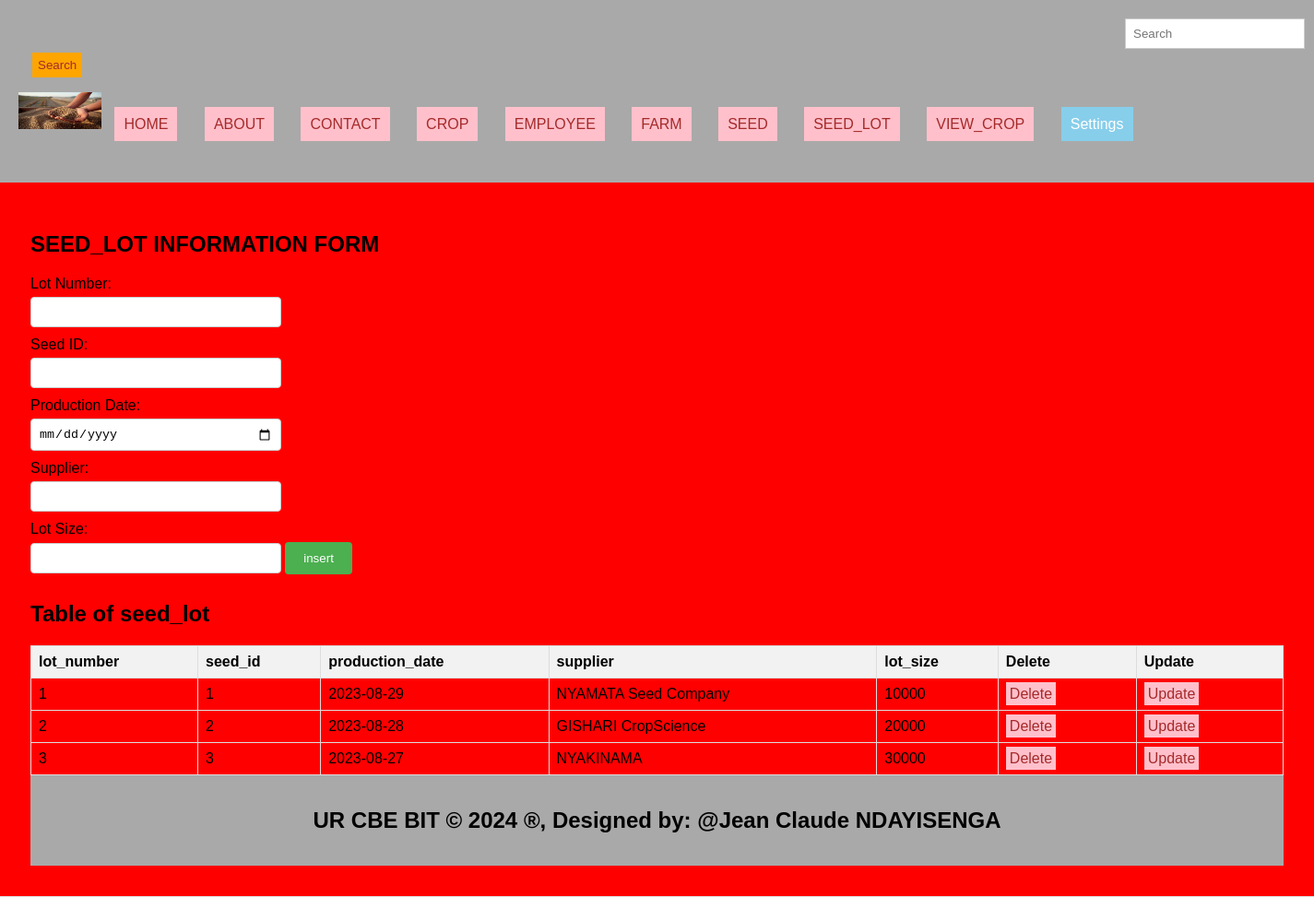
The app's page /SEED_LOT.php with its own data.
### tables this page shows
CREATE TABLE `seed_lot` (
  `lot_number` int(11) NOT NULL,
  `seed_id` int(11) NOT NULL,
  `production_date` date NOT NULL,
  `supplier` varchar(255) NOT NULL,
  `lot_size` int(11) NOT NULL
);

### SEED_LOT.php (the view, shortened to what this page needs)
<!DOCTYPE html>
<html>
<head>
</head>
<body>
</body>
</html>
<!DOCTYPE html>
<html lang="en">
<head>
  <link rel="stylesheet" type="text/css" href="style.css" title="style 1" media="screen, tv, projection, handheld, print"/>
  </head>
<header>
<body bgcolor="darkcyan">
  <form class="d-flex" role="search" action="search.php">
      <input class="form-control me-2" type="search" placeholder="Search" aria-label="Search">
      <button class="btn btn-outline-success" type="submit">Search</button>
    </form>
  <ul style="list-style-type: none; padding: 0;">
    <li style="display: inline; margin-right: 10px;">
    <img src="./IMAGES/RRR.jpg" width="90" height="40" alt="Logo">
  </li>
    <li style="display: inline; margin-right: 10px;"><a href="./home.html">HOME</a>
  </li>
    <li style="display: inline; margin-right: 10px;"><a href="./about.html">ABOUT</a>
  </li>
    <li style="display: inline; margin-right: 10px;"><a href="./contact.html">CONTACT</a>
  </li>
    <li style="display: inline; margin-right: 10px;"><a href="./crop.php">CROP</a>
  </li>
    <li style="display: inline; margin-right: 10px;"><a href="./employee.php">EMPLOYEE</a>
  </li>
    <li style="display: inline; margin-right: 10px;"><a href="./farm.php">FARM</a>
  </li>
    <li style="display: inline; margin-right: 10px;"><a href="./seed.php">SEED</a>
  </li>
    <li style="display: inline; margin-right: 10px;"><a href="./seed_lot.php">SEED_LOT</a>
  </li>
    <li style="display: inline; margin-right: 10px;"><a href="./view_crop.php">VIEW_CROP</a>
  </li>
    <li class="dropdown" style="display: inline; margin-right: 10px;">
      <a href="#" style="padding: 10px; color: white; background-color: skyblue; text-decoration: none; margin-right: 15px;">Settings</a>
    </li><br><br>
  </ul>
</header>
<section>
</head>
<body>
<h2>SEED_LOT INFORMATION FORM</h2>
<form action="/submit_seed_lot_info" method="post">
    <label for="lot_number">Lot Number:</label>
    <input type="text" id="lot_number" name="lot_number" required>
    <label for="seed_id">Seed ID:</label>
    <input type="text" id="seed_id" name="seed_id" required>
    <label for="production_date">Production Date:</label>
    <input type="date" id="production_date" name="production_date" required>
    <label for="supplier">Supplier:</label>
    <input type="text" id="supplier" name="supplier" required>
    <label for="lot_size">Lot Size:</label>
    <input type="text" id="lot_size" name="lot_size">
    <input type="submit" value="insert">
</form>
<?php
$host = "localhost";
$user = "jeanclaude";
$pass = "222008545";
$database = "seed_management_system";
$connection = new mysqli($host, $user, $pass, $database);
$sql = "SELECT * FROM seed_lot";
$result = $connection->query($sql);
?>
<!DOCTYPE html>
<html>
<head>
</head>
<body>
    <h2>Table of seed_lot</h2>
    <table id="dataTable">
        <tr>
            <th>lot_number</th>
            <th>seed_id</th>
            <th>production_date</th>
            <th>supplier</th>
            <th>lot_size</th>
            <th>Delete</th>
            <th>Update</th>
        </tr>
        <?php
        if ($result->num_rows > 0) {
            while ($row = $result->fetch_assoc()) {
                echo "<tr><td>" . $row["lot_number"] . "</td>
                          <td>" . $row["seed_id"] . "</td>
                          <td>" . $row["production_date"] . "</td>
                          <td>" . $row["supplier"] . "</td>
                          <td>" . $row["lot_size"] . "</td>
                          <td><a style='padding:4px' href='delete_seed_lot.php?lot_number=" . $row["lot_number"] . "'>Delete</a></td>
              <td><a style='padding:4px' href='update_seed_lot.php?lot_number=" . $row["lot_number"] . "'>Update</a></td>
                      </tr>";
            }
        } else {
            echo "<tr><td colspan='4'>No data found</td></tr>";
        }
        ?>
    </table>
</body>
</html>
<footer>
  <center>
    <b><h2>UR CBE BIT &copy; 2024 &reg;, Designed by: @Jean Claude NDAYISENGA</h2></b>
  </center>
</footer>
</body>
</html>

### style.css (style rules this page uses)
body { font-family: Arial, sans-serif; margin: 0; padding: 0; }
.form-control { padding: 8px; margin-left: 4px; border: 1px solid #ccc; }
.btn { padding: 6px; background-color: orange; color: brown; border: none; }
.dropdown { position: relative; display: inline; margin-right: 10px; }
body { font-family: Arial,sans-serif; margin:0; padding:0; }
header { background-color:darkgray; padding: 20px; }
.dropdown { position: right; display:right; direction:rtl; }
section { padding:28px; border-bottom: 1px solid #ddd; }
footer { text-align: center; padding: 15px; background-color:darkgray; }

### SEED_LOT.php (style rules this page uses)
a { padding: 10px; color: white; background-color: pink; text-decoration: none; margin-right: 15px; }
a:link { color: brown; }
button.btn { margin-left: 15px; margin-top: 4px; }
input.form-control { margin-left: 1200px; padding: 8px; }
section { padding:33px; border-bottom: 1px solid #ddd; }
footer { text-align: center; padding: 15px; background-color:darkgray; }
label { display: block; margin-bottom: 5px; }
input[type="text"], input[type="date"] { width: 20%; padding: 8px; margin-bottom: 10px; border: 1px solid #ccc; border-radius: 4px; box-sizing: border-box; }
input[type="submit"] { background-color: #4CAF50; color: white; padding: 10px 20px; border: none; border-radius: 4px; cursor: pointer; }
table { width: 100%; border-collapse: collapse; }
th, td { border: 1px solid #ddd; padding: 8px; text-align: left; }
th { background-color: #f2f2f2; }

### records on screen
seed_lot: lot_number "1", seed_id "1", production_date "2023-08-29", supplier "NYAMATA Seed Company", lot_size "10000"
seed_lot: lot_number "2", seed_id "2", production_date "2023-08-28", supplier "GISHARI CropScience", lot_size "20000"
seed_lot: lot_number "3", seed_id "3", production_date "2023-08-27", supplier "NYAKINAMA", lot_size "30000"
